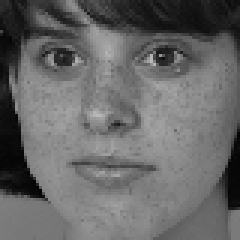
#> input picture feret_k175_s7_w80_h80/004_04.bmp, 80 x 80 px, given in place of 001_01.bmp, which was not available (shown 3 times larger)
$ python feret_improved.py
#> lines starting #> are read from the running program, lines starting #| are printed output that depends on the picture; after the words box and inside, x2 and y2 are one past the last pixel; in counts of white or black regions, pixels touching at a corner belong together; pictures that were not available may be replaced by others from this repository, and a replacement may not be noted
#> in enhance_images, img is the input picture: shape (80, 80); min 2, max 185, mean 103.6
import os
import cv2
import numpy as np

def add_salt_and_pepper_noise(image, salt_vs_pepper=0.5, amount=0.004):
#> called with salt_vs_pepper = 0.5, amount = 0.004
    noisy = np.copy(image)
    num_salt = np.ceil(amount * image.size * salt_vs_pepper)
#> num_salt = 13
    coords = [np.random.randint(0, i - 1, int(num_salt)) for i in image.shape]
    noisy[coords[0], coords[1]] = 1
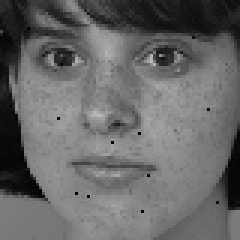
#> noisy: shape (80, 80) (shown 3 times larger); 0.2% of pixels changed, all inside (x1, y1, x2, y2) = (9, 9, 78, 71)

    num_pepper = np.ceil(amount * image.size * (1.0 - salt_vs_pepper))
#> num_pepper = 13
    coords = [np.random.randint(0, i - 1, int(num_pepper)) for i in image.shape]
    noisy[coords[0], coords[1]] = 0
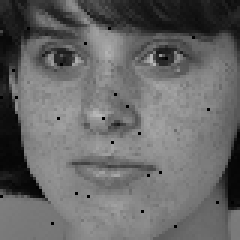
#> noisy: shape (80, 80) (shown 3 times larger); 0.2% of pixels changed, all inside (x1, y1, x2, y2) = (0, 9, 59, 76)
    return noisy

def apply_blur(image, blur_amount=3):
#> called with blur_amount = 3
    return cv2.GaussianBlur(image, (blur_amount, blur_amount), 0)
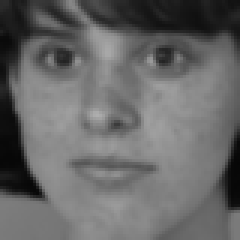
#> returned value: shape (80, 80) (shown 3 times larger); min 6, max 174, mean 103.6

def enhance_images(dataset_path, output_path):
    if not os.path.exists(output_path):
        os.makedirs(output_path)

    for i in range(1, 176):  # 175个人
        for j in range(1, 8):  # 每个人7张照片
            img_path = os.path.join(dataset_path, f'{i:03d}_{j:02d}.bmp')
            img = cv2.imread(img_path, cv2.IMREAD_GRAYSCALE)
            if img is None:
                print(f"Warning: Could not load image {img_path}")
                continue

            # Save the original image
            original_img_path = os.path.join(output_path, f'{i:03d}_{j:02d}_original.bmp')
            cv2.imwrite(original_img_path, img)

            # Apply salt and pepper noise
            img_noisy = add_salt_and_pepper_noise(img)

            # Apply blur
            img_blurred = apply_blur(img)

            # Save the enhanced images
            noisy_img_path = os.path.join(output_path, f'{i:03d}_{j:02d}_noisy.bmp')
            blurred_img_path = os.path.join(output_path, f'{i:03d}_{j:02d}_blurred.bmp')
            cv2.imwrite(noisy_img_path, img_noisy)
            cv2.imwrite(blurred_img_path, img_blurred)

# Set the paths
dataset_path = 'feret_k175_s7_w80_h80'  # Update this to your dataset path
output_path = 'feret_improved'  # Update this to your desired output path

# Enhance images
enhance_images(dataset_path, output_path)
